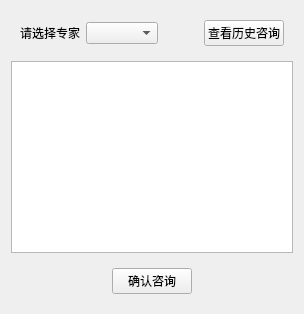
       <widget class="QWidget" name="expertnow">
        <layout class="QVBoxLayout" name="verticalLayout_5">
         <item>
          <widget class="QWidget" name="widget_2" native="true">
           <layout class="QHBoxLayout" name="horizontalLayout_13">
            <item>
             <widget class="QLabel" name="label_4">
              <property name="text">
               <string>请选择专家</string>
              </property>
             </widget>
            </item>
            <item>
             <widget class="QComboBox" name="expertcho"/>
            </item>
            <item>
             <spacer name="horizontalSpacer_7">
              <property name="orientation">
               <enum>Qt::Horizontal</enum>
              </property>
              <property name="sizeHint" stdset="0">
               <size>
                <width>40</width>
                <height>20</height>
               </size>
              </property>
             </spacer>
            </item>
            <item>
             <widget class="QPushButton" name="exprebt">
              <property name="text">
               <string>查看历史咨询</string>
              </property>
             </widget>
            </item>
           </layout>
          </widget>
         </item>
         <item>
          <widget class="QPlainTextEdit" name="exin"/>
         </item>
         <item>
          <widget class="QWidget" name="widget_7" native="true">
           <layout class="QHBoxLayout" name="horizontalLayout_15">
            <item>
             <spacer name="horizontalSpacer_8">
              <property name="orientation">
               <enum>Qt::Horizontal</enum>
              </property>
              <property name="sizeHint" stdset="0">
               <size>
                <width>40</width>
                <height>20</height>
               </size>
              </property>
             </spacer>
            </item>
            <item>
             <widget class="QPushButton" name="exsub">
              <property name="text">
               <string>确认咨询</string>
              </property>
             </widget>
            </item>
            <item>
             <spacer name="horizontalSpacer_9">
              <property name="orientation">
               <enum>Qt::Horizontal</enum>
              </property>
              <property name="sizeHint" stdset="0">
               <size>
                <width>40</width>
                <height>20</height>
               </size>
              </property>
             </spacer>
            </item>
           </layout>
          </widget>
         </item>
        </layout>
       </widget>
